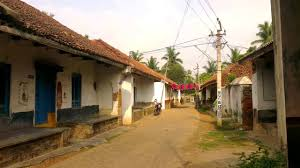
#> input picture meta-pencilSketchP01/recipes-example/pencilSketch/files/villageRoad.jpg, 300 x 168 px
$ python pencilSketch.py   (older library calls are emulated)
#> lines starting #> are read from the running program, lines starting #| are printed output that depends on the picture
import numpy as np
import cv2

highThresh	= 0.4
lowThresh		= 0.1
imgFileLst	= ('./villageRoad.jpg', './me.jpg')

def sobel (img):
	'''
	Detects edges using sobel kernel
	'''
	opImgx		= cv2.Sobel(img,cv2.CV_8U,0,1,ksize=3)	#detects horizontal edges
	opImgy		= cv2.Sobel(img,cv2.CV_8U,1,0,ksize=3)	#detects vertical edges
	#combine both edges
	return cv2.bitwise_or(opImgx,opImgy)	#does a bitwise OR of pixel values at each pixel

def sketch(frame):
	#Blur it to remove noise
	frame		= cv2.GaussianBlur(frame,(3,3),0)

	#make a negative image
	invImg	= 255-frame

	#Detect edges from the input image and its negative
	edgImg0		= sobel(frame)
	edgImg1		= sobel(invImg)
	edgImg		= cv2.addWeighted(edgImg0,1,edgImg1,1,0)	#different weights can be tried too

	#Invert the image back
	opImg				= 255-edgImg
	return opImg

if __name__ == '__main__':
	for imgFile in imgFileLst:
		print (imgFile)
		img		= cv2.imread (imgFile,0)
#> img: shape (168, 300); min 0, max 255, mean 121.5
		opImg	= sketch(img)
#> in sketch, `frame		= cv2.GaussianBlur(frame,(3,3),0)`:
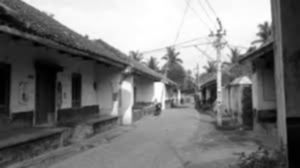
#> frame: shape (168, 300); min 0, max 255, mean 121.5
#> in sketch, `invImg	= 255-frame`:
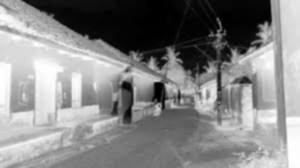
#> invImg: shape (168, 300); min 0, max 255, mean 133.5
#> in sobel, `return cv2.bitwise_or(opImgx,opImgy)`:
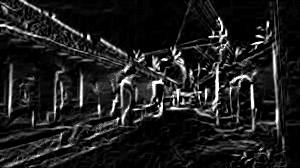
#> returned value: shape (168, 300); min 0, max 255, mean 30.2
#> in sobel (call 2), `opImgy		= cv2.Sobel(img,cv2.CV_8U,1,0,ksize=3)`:
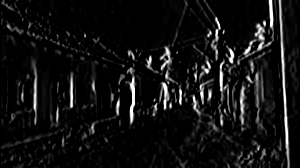
#> opImgy: shape (168, 300); min 0, max 255, mean 17.6
#> in sobel (call 2), `return cv2.bitwise_or(opImgx,opImgy)`:
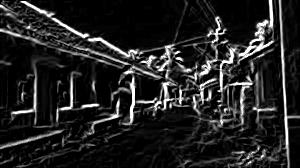
#> returned value: shape (168, 300); min 0, max 255, mean 34.7
#> in sketch, `edgImg		= cv2.addWeighted(edgImg0,1,edgImg1,1,0)`:
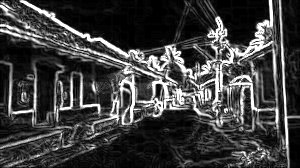
#> edgImg: shape (168, 300); min 0, max 255, mean 63
#> in sketch, `opImg				= 255-edgImg`:
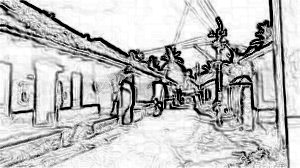
#> opImg: shape (168, 300); min 0, max 255, mean 192
		cv2.imshow (imgFile,opImg)
#> pass 2 of the loop `for imgFile in imgFileLst:`:
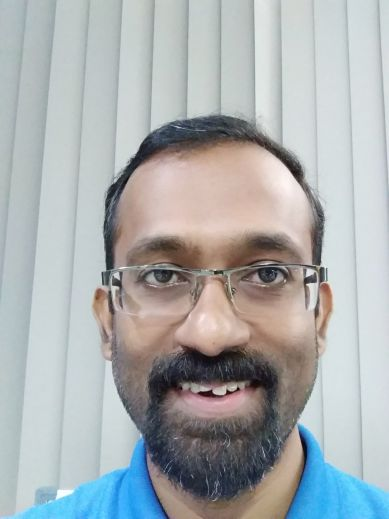
#> input picture meta-pencilSketchP01/recipes-example/pencilSketch/files/me.jpg, 389 x 519 px
#> img: shape (519, 389)
#> frame: shape (519, 389)
#> invImg: shape (519, 389)
#> opImgx: shape (519, 389)
#> opImgy: shape (519, 389)
#> in sketch (call 2), `edgImg		= cv2.addWeighted(edgImg0,1,edgImg1,1,0)`:
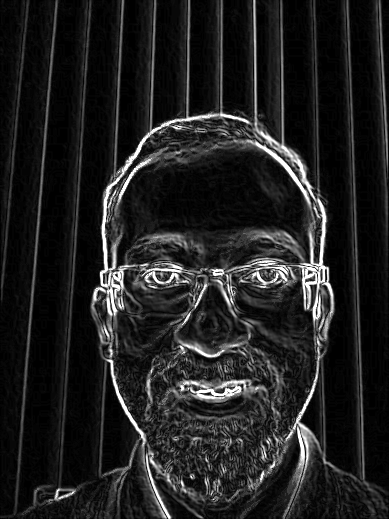
#> edgImg: shape (519, 389); min 0, max 255, mean 32.8
#> in sketch (call 2), `opImg				= 255-edgImg`:
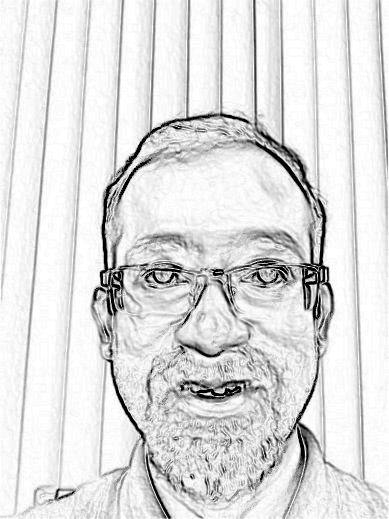
#> opImg: shape (519, 389); min 0, max 255, mean 222.2

	cv2.waitKey()
	cv2.destroyAllWindows()
